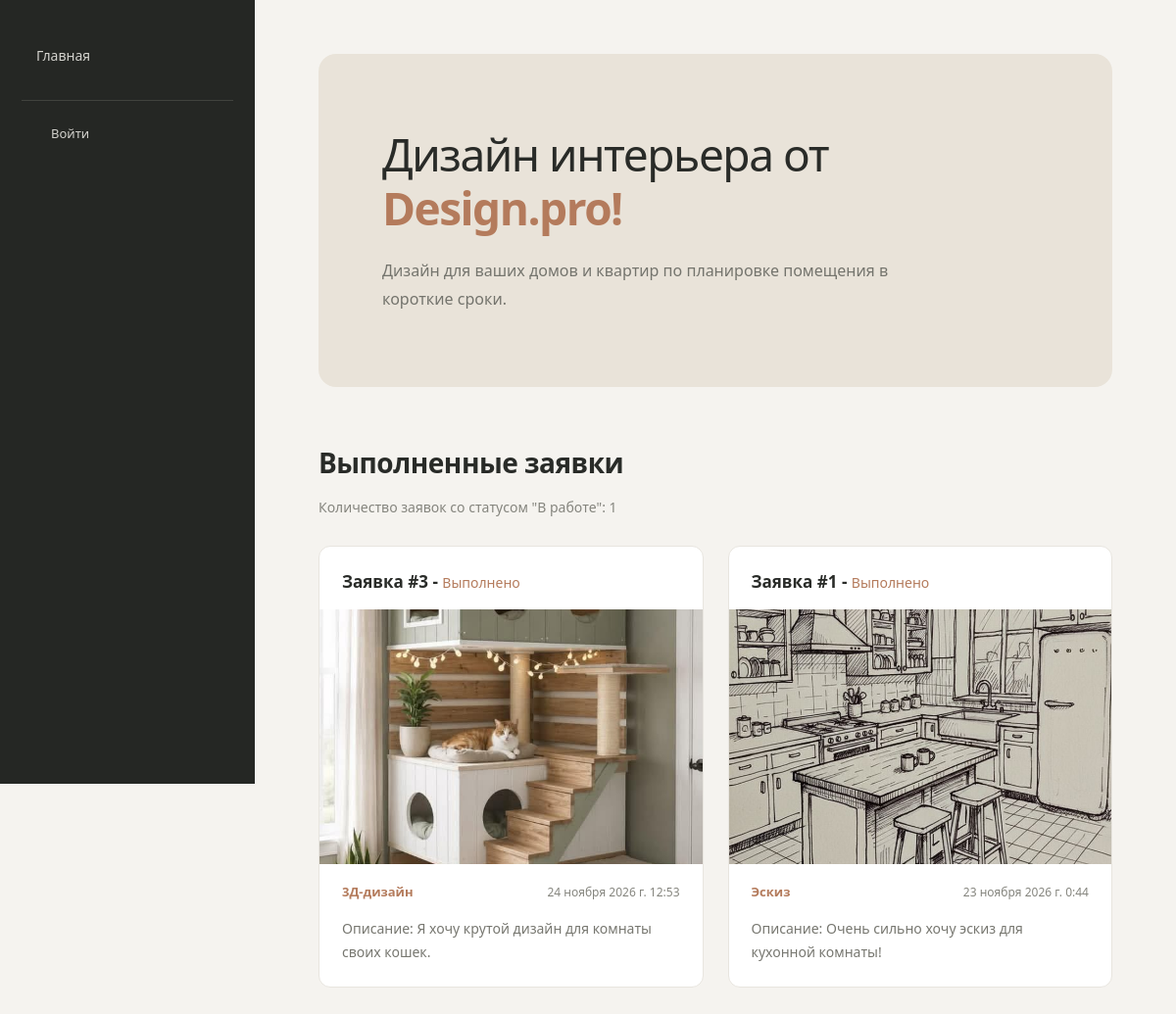
/creative_space/, run on an earlier commit of the app's database.
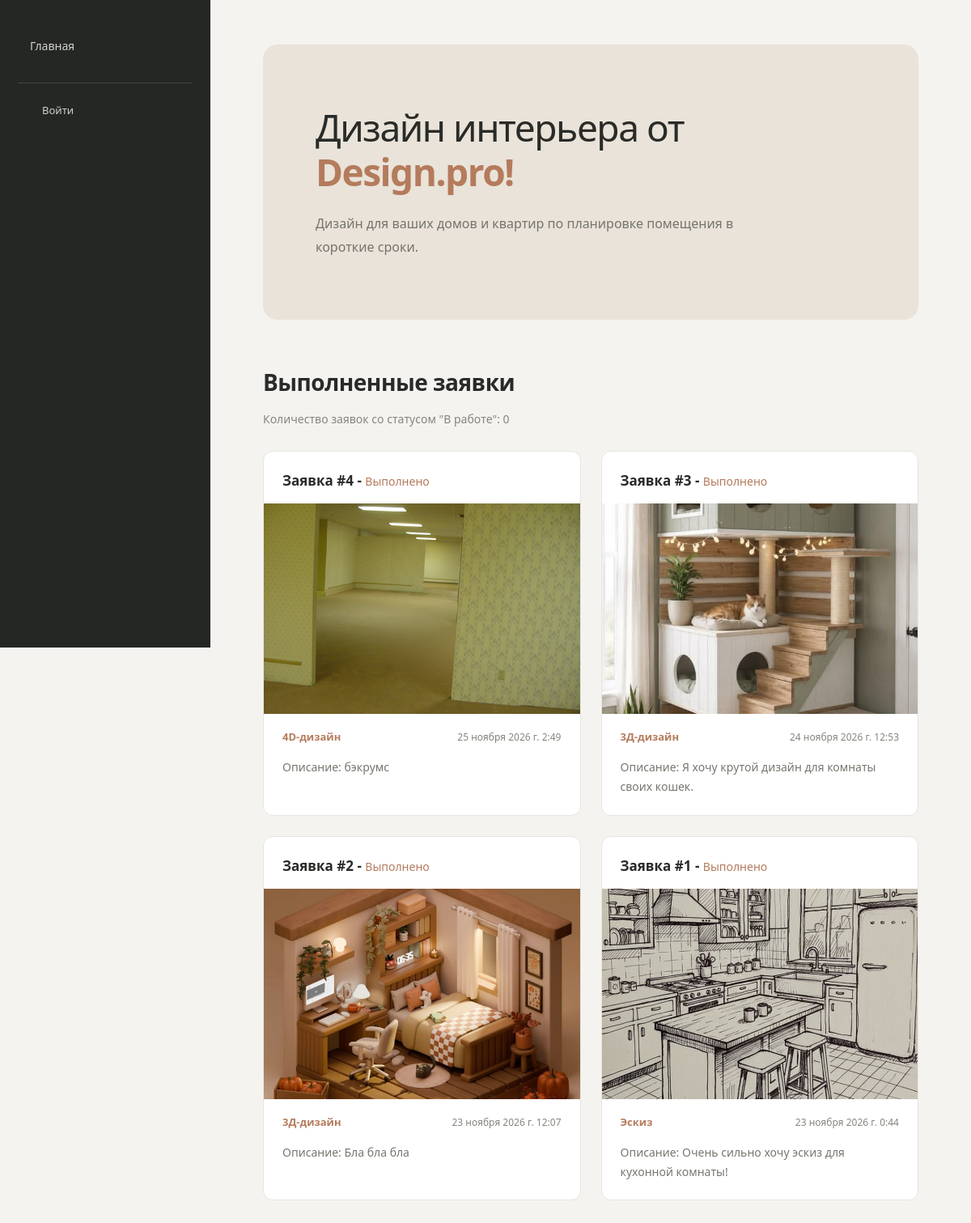
And on a later commit of the database.
### creative_space/models.py (models this page shows, shortened)
class Submission(models.Model):
    client = models.ForeignKey(Client, verbose_name="Клиент", on_delete=models.SET_NULL, null=True)
    category = models.ForeignKey(Category, verbose_name="Категория",on_delete=models.CASCADE, help_text="Категория заявки (что требуется сделать по заявке)")
    description = models.TextField("Описание", help_text="Предпочтения и пожелания к дизайну.")
    floor_plan=models.ImageField(
        "План помещения",
        upload_to='floor_plan/%Y/%m',
        help_text="План помещения.",
        validators=[
            FileExtensionValidator(
                allowed_extensions=['png', 'jpg', 'jpeg', 'bmp'],
                message="Допустимые форматы: JPG, JPEG, PNG, BMP.",),
            validate_image_size,],
        )
    created_at = models.DateTimeField(auto_now_add=True, help_text="Дата создания заявки")
    WORK_STATUS = [
        ('n', 'Новый'),
        ('w', 'В работе'),
        ('r', "Выполнено"),
    ]
    status = models.CharField("Статус заявки", max_length=1, choices=WORK_STATUS, default='n')

class Design(models.Model):
    designer = models.ForeignKey(Client, verbose_name="Дизайнер",on_delete=models.SET_NULL, null=True)
    design_photo = models.ImageField(upload_to='design_photos/%Y/%m', blank=True, null=True, help_text="Фотография готового дизайна.")
    comment = models.TextField(blank=True, null=True, help_text="Введите комментарий по заявке.")
    submission = models.OneToOneField(Submission, on_delete=models.SET_NULL, null=True, help_text="Заявка, для которой нужен дизайн.")

class Category(models.Model):
    name = models.CharField("Категория", max_length=50, help_text="Что требуется сделать по заявке.")
    class Meta:
        ordering = ('name',)
    def __str__(self):
        return self.name

### creative_space/views.py (the view)
# urls.py: path('', views.index, name='index'),
def index (request):
    num_submissions = Submission.objects.filter(status__exact='w').count()
    submission_ready_list = Submission.objects.filter(status__exact='r').order_by('-created_at')
    return render(request, 'creative_space/index.html', {'num_submissions': num_submissions, 'submission_ready_list': submission_ready_list,} )

### creative_space/templates/creative_space/index.html (shortened to what this page needs)
{% extends "base_generic.html" %}
{% block content %}
    <section class="hero">
        <h1>Дизайн интерьера от <span class="logo">Design.pro!</span></h1>
        <p>Дизайн для ваших домов и квартир по планировке помещения в короткие сроки.</p>
    </section>
    <section class="submissions_list">
        <h2>Выполненные заявки</h2>
        <p>Количество заявок со статусом "В работе": {{num_submissions}}</p>
        <div class="submissions">
            {% if submission_ready_list %}
                {% for submission in submission_ready_list %}
                    <div class="submission">
                        <h3>Заявка #{{submission.id}} - <span class="status">{{submission.get_status_display}}</span></h3>
                        <div class="design-photo"><img src="{{submission.design.design_photo.url}}" alt="Готовая работа"></div>
                        <div class="submission-info">
                            <p>{{submission.category}}</p>
                            <time>{{submission.created_at}}</time>
                        </div>
                        <p>Описание: {{submission.description}}</p>
                    </div>
                {% endfor %}
            {% else %}
                <p>Дизайнов со статусом "Выполнено" не было.</p>
            {% endif %}
        </div>
    </section>
{% endblock %}

### creative_space/templates/base_generic.html (shortened to what this page needs)
<!DOCTYPE html>
<html lang="ru">
  <head>
    {% load static %}
    <link rel="stylesheet" href="{% static 'css/styles.css' %}" />
  </head>
  <body>
    <div class="container">
      <header>
        <nav>
          {% block sidebar %}
            <menu class="sidebar-nav">
              <li><a href="{% url 'index' %}">Главная</a></li>
            {% if user.is_authenticated %}
              <li>Пользователь: {{user.get_username}}</li>
              <li><a href="{% url 'profile' %}">Личный кабинет</a></li>
              <li><a href="{% url 'my_submissions' %}">Мои заявки</a></li>
              <li><a href="#">Оставить заявку</a></li>
              <li>
                <form id="logout-form" method="post" action="{% url 'logout' %}">
                  {% csrf_token %}
                  <button type="submit" class="btn-link">Выйти</button>
                </form>
              </li>
              {% if user.is_staff %}
              <li class="title-nav">Администратор</li>
              <li><a href="#">Все заявки</a></li>
              <li><a href="#">Все категории</a></li>
              {% endif %}
            {% else %}
              <li><a href="{% url 'login' %}">Войти</a></li>
            {% endif %}
            </menu>
          {% endblock %}
        </nav>
      </header>
      <main>
        {% block content %}{% endblock %}
      </main>
    </div>
  </body>
</html>

### creative_space/static/css/styles.css (style rules this page uses)
:root { --bg-color: #f5f3ef; --sidebar-color: #252724; --sidebar-hover: #383b36; --primary-color: #b47b5c; --primary-hover: #996448; --text-color: #292b28; --muted-color: #85857e; --card-color: #ffffff; --border-color: #e8e5df; --sidebar-width: 260px; --radius: 12px; --transition: 0.25s ease; }
* { margin: 0; padding: 0; box-sizing: border-box; }
li { list-style: none; }
body { font-family: "Segoe UI", Arial, sans-serif; background-color: var(--bg-color); color: var(--text-color); line-height: 1.6; }
.container { min-height: 100vh; padding-left: var(--sidebar-width); }
nav { position: fixed; top: 0; left: 0; width: var(--sidebar-width); height: 100vh; background-color: var(--sidebar-color); padding: 35px 22px; overflow-y: auto; z-index: 100; }
.sidebar-nav { list-style: none; display: flex; flex-direction: column; gap: 8px; }
.sidebar-nav li { color: #d4d3ce; font-size: 14px; }
.sidebar-nav a { display: block; padding: 11px 15px; color: #d4d3ce; text-decoration: none; border-radius: 8px; transition: var(--transition); }
.sidebar-nav li:nth-child(2) { margin-top: 15px; padding: 12px 15px; color: #aaa99f; font-size: 13px; border-top: 1px solid #41433e; }
main { max-width: 1400px; margin: 0 auto; padding: 55px 65px; }
.hero { position: relative; padding: 75px 65px; margin-bottom: 55px; background-color: #e9e3d9; border-radius: 18px; overflow: hidden; }
.hero h1 { max-width: 750px; font-size: 46px; font-weight: 500; line-height: 1.2; letter-spacing: -1.5px; color: #292b28; }
.logo { color: var(--primary-color); font-weight: 700; }
.hero p { max-width: 550px; margin-top: 22px; color: #74746d; font-size: 16px; line-height: 1.8; }
.submissions_list h2 { margin-bottom: 12px; font-size: 28px; font-weight: 600; letter-spacing: -0.5px; }
.submissions_list > p { margin-bottom: 28px; color: var(--muted-color); font-size: 14px; }
.submissions { display: grid; grid-template-columns: repeat(2, minmax(0, 1fr)); gap: 25px; }
.submission { background-color: var(--card-color); border: 1px solid var(--border-color); border-radius: var(--radius); overflow: hidden; transition: var(--transition); }
.submission h3 { padding: 22px 23px 15px; font-size: 17px; font-weight: 600; }
.status { color: var(--primary-color); font-size: 14px; font-weight: 500; }
.design-photo { width: 100%; height: 260px; overflow: hidden; background-color: #e9e5de; }
.design-photo img { display: block; width: 100%; height: 100%; object-fit: cover; transition: transform 0.5s ease; }
.submission-info { display: flex; justify-content: space-between; align-items: center; padding: 18px 23px 10px; }
.submission-info p { color: var(--primary-color); font-size: 13px; font-weight: 600; }
.submission-info time { color: var(--muted-color); font-size: 12px; }
.submission > p { padding: 5px 23px 23px; color: #777770; font-size: 14px; line-height: 1.7; }
main > section > h2 { margin: 28px 0 22px; font-size: 22px; font-weight: 600; color: var(--text-color); }

What changed in the data, as far as the page shows it:
added Submission: id "4", status "Выполнено", design.design_photo (picture), category "4D-дизайн", created_at "25 ноября 2026 г. 2:49", description "бэкрумс"
now on this page (row edited): Submission: id "2", status "Выполнено", design.design_photo (picture), category "3Д-дизайн", created_at "23 ноября 2026 г. 12:07", description "Бла бла бла"
Also different on the page:
{{ num_submissions }}: "1" → "0"
